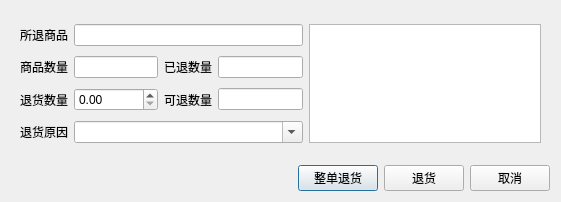
<?xml version="1.0" encoding="UTF-8"?>
<ui version="4.0">
 <class>w_scr_dish_dish_quit</class>
 <widget class="QDialog" name="w_scr_dish_dish_quit">
  <property name="geometry">
   <rect>
    <x>0</x>
    <y>0</y>
    <width>561</width>
    <height>202</height>
   </rect>
  </property>
  <property name="windowTitle">
   <string>Dialog</string>
  </property>
  <layout class="QVBoxLayout" name="verticalLayout">
   <item>
    <layout class="QHBoxLayout" name="horizontalLayout_2">
     <item>
      <widget class="QFrame" name="frame_dishdetail">
       <property name="outer_stylesheet" stdset="0">
        <string>frame_detail_show</string>
       </property>
       <layout class="QGridLayout" name="gridLayout">
        <item row="2" column="2">
         <widget class="QLabel" name="label_6">
          <property name="text">
           <string>可退数量</string>
          </property>
         </widget>
        </item>
        <item row="3" column="0">
         <widget class="QLabel" name="label_7">
          <property name="text">
           <string>退货原因</string>
          </property>
         </widget>
        </item>
        <item row="1" column="1">
         <widget class="lds_doublespinbox_lineedit" name="lineEdit_num_num">
          <property name="alignment">
           <set>Qt::AlignLeading|Qt::AlignLeft|Qt::AlignVCenter</set>
          </property>
         </widget>
        </item>
        <item row="1" column="2">
         <widget class="QLabel" name="label_4">
          <property name="text">
           <string>已退数量</string>
          </property>
         </widget>
        </item>
        <item row="1" column="0">
         <widget class="QLabel" name="label_3">
          <property name="text">
           <string>商品数量</string>
          </property>
         </widget>
        </item>
        <item row="2" column="0">
         <widget class="QLabel" name="label_5">
          <property name="text">
           <string>退货数量</string>
          </property>
         </widget>
        </item>
        <item row="3" column="1" colspan="3">
         <widget class="QComboBox" name="comboBox_vch_reason">
          <property name="editable">
           <bool>true</bool>
          </property>
         </widget>
        </item>
        <item row="0" column="0">
         <widget class="QLabel" name="label_2">
          <property name="text">
           <string>所退商品</string>
          </property>
          <property name="buddy">
           <cstring>frame_dishdetail</cstring>
          </property>
         </widget>
        </item>
        <item row="1" column="3">
         <widget class="lds_doublespinbox_lineedit" name="lineEdit_num_back">
          <property name="alignment">
           <set>Qt::AlignLeading|Qt::AlignLeft|Qt::AlignVCenter</set>
          </property>
         </widget>
        </item>
        <item row="2" column="3">
         <widget class="lds_doublespinbox_lineedit" name="lineEdit_num2back">
          <property name="alignment">
           <set>Qt::AlignLeading|Qt::AlignLeft|Qt::AlignVCenter</set>
          </property>
         </widget>
        </item>
        <item row="0" column="4" rowspan="4">
         <widget class="ftableview" name="tableView"/>
        </item>
        <item row="0" column="1" colspan="3">
         <widget class="QLineEdit" name="lineEdit_vch_dishname">
          <property name="alignment">
           <set>Qt::AlignLeading|Qt::AlignLeft|Qt::AlignVCenter</set>
          </property>
         </widget>
        </item>
        <item row="2" column="1">
         <widget class="lds_doublespinbox" name="lineEdit_inputnum"/>
        </item>
       </layout>
      </widget>
     </item>
    </layout>
   </item>
   <item>
    <layout class="QHBoxLayout" name="horizontalLayout">
     <item>
      <spacer name="horizontalSpacer">
       <property name="orientation">
        <enum>Qt::Horizontal</enum>
       </property>
       <property name="sizeHint" stdset="0">
        <size>
         <width>40</width>
         <height>20</height>
        </size>
       </property>
      </spacer>
     </item>
     <item>
      <widget class="lds_toolbar_button" name="pushButton_all_quit">
       <property name="text">
        <string>整单退货</string>
       </property>
       <property name="outer_stylesheet" stdset="0">
        <string>pushbutton</string>
       </property>
      </widget>
     </item>
     <item>
      <widget class="lds_toolbar_button" name="pushButton_ok">
       <property name="text">
        <string>退货</string>
       </property>
       <property name="outer_stylesheet" stdset="0">
        <string>pushbutton</string>
       </property>
      </widget>
     </item>
     <item>
      <widget class="lds_toolbar_button" name="pushButton_cancel">
       <property name="text">
        <string>取消</string>
       </property>
       <property name="outer_stylesheet" stdset="0">
        <string>pushbutton</string>
       </property>
      </widget>
     </item>
    </layout>
   </item>
  </layout>
 </widget>
 <customwidgets>
  <customwidget>
   <class>ftableview</class>
   <extends>QTableView</extends>
   <header>ftableview.h</header>
  </customwidget>
  <customwidget>
   <class>lds_toolbar_button</class>
   <extends>QPushButton</extends>
   <header>lds_toolbar_button.h</header>
  </customwidget>
  <customwidget>
   <class>lds_doublespinbox</class>
   <extends>QDoubleSpinBox</extends>
   <header>lds_doublespinbox.h</header>
  </customwidget>
  <customwidget>
   <class>lds_doublespinbox_lineedit</class>
   <extends>QLineEdit</extends>
   <header>lds_doublespinbox_lineedit.h</header>
  </customwidget>
 </customwidgets>
 <resources/>
 <connections/>
</ui>
